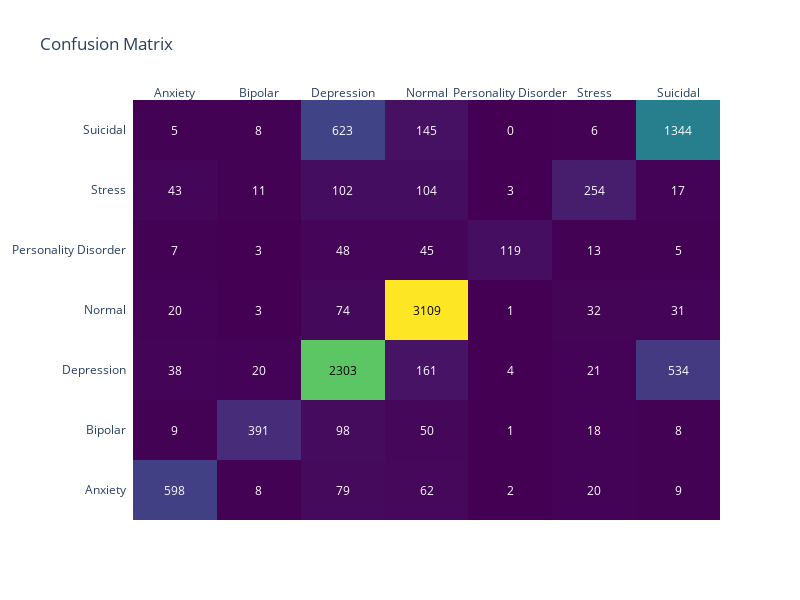

Here is the notebook cell this chart was saved with:
### Code cell
# Confusion Matrix
cm = confusion_matrix(y_test, y_pred)
cm_fig = ff.create_annotated_heatmap(
    z=cm,
    x=list(("Anxiety", "Bipolar", "Depression", "Normal", "Personality Disorder", "Stress", "Suicidal")),
    y=list(("Anxiety", "Bipolar", "Depression", "Normal", "Personality Disorder", "Stress", "Suicidal")),
    annotation_text=cm,
    colorscale='Viridis'
)
cm_fig.update_layout(title='Confusion Matrix')
cm_fig.update_layout(title='Confusion Matrix', width=800, height=600)  
cm_fig.show()

### Figure 1 — Plotly figure (JSON) as saved in the notebook; plotly's stock layout.template omitted (floating-point values rounded to 4 significant figures)
{"data": [{"colorscale": [[0, "#440154"], [0.1111, "#482878"], [0.2222, "#3e4989"], [0.3333, "#31688e"], [0.4444, "#26828e"], [0.5556, "#1f9e89"], [0.6667, "#35b779"], [0.7778, "#6ece58"], [0.8889, "#b5de2b"], [1, "#fde725"]], "reversescale": false, "showscale": false, "type": "heatmap", "x": ["Anxiety", "Bipolar", "Depression", "Normal", "Personality Disorder", "Stress", "Suicidal"], "y": ["Anxiety", "Bipolar", "Depression", "Normal", "Personality Disorder", "Stress", "Suicidal"], "z": [[598, 8, 79, 62, 2, 20, 9], [9, 391, 98, 50, 1, 18, 8], [38, 20, 2303, 161, 4, 21, 534], [20, 3, 74, 3109, 1, 32, 31], [7, 3, 48, 45, 119, 13, 5], [43, 11, 102, 104, 3, 254, 17], [5, 8, 623, 145, 0, 6, 1344]]}], "layout": {"annotations": [{"font": {"color": "#FFFFFF"}, "showarrow": false, "text": "598", "x": "Anxiety", "xref": "x", "y": "Anxiety", "yref": "y"}, {"font": {"color": "#FFFFFF"}, "showarrow": false, "text": "8", "x": "Bipolar", "xref": "x", "y": "Anxiety", "yref": "y"}, {"font": {"color": "#FFFFFF"}, "showarrow": false, "text": "79", "x": "Depression", "xref": "x", "y": "Anxiety", "yref": "y"}, {"font": {"color": "#FFFFFF"}, "showarrow": false, "text": "62", "x": "Normal", "xref": "x", "y": "Anxiety", "yref": "y"}, {"font": {"color": "#FFFFFF"}, "showarrow": false, "text": "2", "x": "Personality Disorder", "xref": "x", "y": "Anxiety", "yref": "y"}, {"font": {"color": "#FFFFFF"}, "showarrow": false, "text": "20", "x": "Stress", "xref": "x", "y": "Anxiety", "yref": "y"}, {"font": {"color": "#FFFFFF"}, "showarrow": false, "text": "9", "x": "Suicidal", "xref": "x", "y": "Anxiety", "yref": "y"}, {"font": {"color": "#FFFFFF"}, "showarrow": false, "text": "9", "x": "Anxiety", "xref": "x", "y": "Bipolar", "yref": "y"}, {"font": {"color": "#FFFFFF"}, "showarrow": false, "text": "391", "x": "Bipolar", "xref": "x", "y": "Bipolar", "yref": "y"}, {"font": {"color": "#FFFFFF"}, "showarrow": false, "text": "98", "x": "Depression", "xref": "x", "y": "Bipolar", "yref": "y"}, {"font": {"color": "#FFFFFF"}, "showarrow": false, "text": "50", "x": "Normal", "xref": "x", "y": "Bipolar", "yref": "y"}, {"font": {"color": "#FFFFFF"}, "showarrow": false, "text": "1", "x": "Personality Disorder", "xref": "x", "y": "Bipolar", "yref": "y"}, {"font": {"color": "#FFFFFF"}, "showarrow": false, "text": "18", "x": "Stress", "xref": "x", "y": "Bipolar", "yref": "y"}, {"font": {"color": "#FFFFFF"}, "showarrow": false, "text": "8", "x": "Suicidal", "xref": "x", "y": "Bipolar", "yref": "y"}, {"font": {"color": "#FFFFFF"}, "showarrow": false, "text": "38", "x": "Anxiety", "xref": "x", "y": "Depression", "yref": "y"}, {"font": {"color": "#FFFFFF"}, "showarrow": false, "text": "20", "x": "Bipolar", "xref": "x", "y": "Depression", "yref": "y"}, {"font": {"color": "#000000"}, "showarrow": false, "text": "2303", "x": "Depression", "xref": "x", "y": "Depression", "yref": "y"}, {"font": {"color": "#FFFFFF"}, "showarrow": false, "text": "161", "x": "Normal", "xref": "x", "y": "Depression", "yref": "y"}, {"font": {"color": "#FFFFFF"}, "showarrow": false, "text": "4", "x": "Personality Disorder", "xref": "x", "y": "Depression", "yref": "y"}, {"font": {"color": "#FFFFFF"}, "showarrow": false, "text": "21", "x": "Stress", "xref": "x", "y": "Depression", "yref": "y"}, {"font": {"color": "#FFFFFF"}, "showarrow": false, "text": "534", "x": "Suicidal", "xref": "x", "y": "Depression", "yref": "y"}, {"font": {"color": "#FFFFFF"}, "showarrow": false, "text": "20", "x": "Anxiety", "xref": "x", "y": "Normal", "yref": "y"}, {"font": {"color": "#FFFFFF"}, "showarrow": false, "text": "3", "x": "Bipolar", "xref": "x", "y": "Normal", "yref": "y"}, {"font": {"color": "#FFFFFF"}, "showarrow": false, "text": "74", "x": "Depression", "xref": "x", "y": "Normal", "yref": "y"}, {"font": {"color": "#000000"}, "showarrow": false, "text": "3109", "x": "Normal", "xref": "x", "y": "Normal", "yref": "y"}, {"font": {"color": "#FFFFFF"}, "showarrow": false, "text": "1", "x": "Personality Disorder", "xref": "x", "y": "Normal", "yref": "y"}, {"font": {"color": "#FFFFFF"}, "showarrow": false, "text": "32", "x": "Stress", "xref": "x", "y": "Normal", "yref": "y"}, {"font": {"color": "#FFFFFF"}, "showarrow": false, "text": "31", "x": "Suicidal", "xref": "x", "y": "Normal", "yref": "y"}, {"font": {"color": "#FFFFFF"}, "showarrow": false, "text": "7", "x": "Anxiety", "xref": "x", "y": "Personality Disorder", "yref": "y"}, {"font": {"color": "#FFFFFF"}, "showarrow": false, "text": "3", "x": "Bipolar", "xref": "x", "y": "Personality Disorder", "yref": "y"}, {"font": {"color": "#FFFFFF"}, "showarrow": false, "text": "48", "x": "Depression", "xref": "x", "y": "Personality Disorder", "yref": "y"}, {"font": {"color": "#FFFFFF"}, "showarrow": false, "text": "45", "x": "Normal", "xref": "x", "y": "Personality Disorder", "yref": "y"}, {"font": {"color": "#FFFFFF"}, "showarrow": false, "text": "119", "x": "Personality Disorder", "xref": "x", "y": "Personality Disorder", "yref": "y"}, {"font": {"color": "#FFFFFF"}, "showarrow": false, "text": "13", "x": "Stress", "xref": "x", "y": "Personality Disorder", "yref": "y"}, {"font": {"color": "#FFFFFF"}, "showarrow": false, "text": "5", "x": "Suicidal", "xref": "x", "y": "Personality Disorder", "yref": "y"}, {"font": {"color": "#FFFFFF"}, "showarrow": false, "text": "43", "x": "Anxiety", "xref": "x", "y": "Stress", "yref": "y"}, {"font": {"color": "#FFFFFF"}, "showarrow": false, "text": "11", "x": "Bipolar", "xref": "x", "y": "Stress", "yref": "y"}, {"font": {"color": "#FFFFFF"}, "showarrow": false, "text": "102", "x": "Depression", "xref": "x", "y": "Stress", "yref": "y"}, {"font": {"color": "#FFFFFF"}, "showarrow": false, "text": "104", "x": "Normal", "xref": "x", "y": "Stress", "yref": "y"}, {"font": {"color": "#FFFFFF"}, "showarrow": false, "text": "3", "x": "Personality Disorder", "xref": "x", "y": "Stress", "yref": "y"}, {"font": {"color": "#FFFFFF"}, "showarrow": false, "text": "254", "x": "Stress", "xref": "x", "y": "Stress", "yref": "y"}, {"font": {"color": "#FFFFFF"}, "showarrow": false, "text": "17", "x": "Suicidal", "xref": "x", "y": "Stress", "yref": "y"}, {"font": {"color": "#FFFFFF"}, "showarrow": false, "text": "5", "x": "Anxiety", "xref": "x", "y": "Suicidal", "yref": "y"}, {"font": {"color": "#FFFFFF"}, "showarrow": false, "text": "8", "x": "Bipolar", "xref": "x", "y": "Suicidal", "yref": "y"}, {"font": {"color": "#FFFFFF"}, "showarrow": false, "text": "623", "x": "Depression", "xref": "x", "y": "Suicidal", "yref": "y"}, {"font": {"color": "#FFFFFF"}, "showarrow": false, "text": "145", "x": "Normal", "xref": "x", "y": "Suicidal", "yref": "y"}, {"font": {"color": "#FFFFFF"}, "showarrow": false, "text": "0", "x": "Personality Disorder", "xref": "x", "y": "Suicidal", "yref": "y"}, {"font": {"color": "#FFFFFF"}, "showarrow": false, "text": "6", "x": "Stress", "xref": "x", "y": "Suicidal", "yref": "y"}, {"font": {"color": "#FFFFFF"}, "showarrow": false, "text": "1344", "x": "Suicidal", "xref": "x", "y": "Suicidal", "yref": "y"}], "height": 600, "title": {"text": "Confusion Matrix"}, "width": 800, "xaxis": {"dtick": 1, "gridcolor": "rgb(0, 0, 0)", "side": "top", "ticks": ""}, "yaxis": {"dtick": 1, "ticks": "", "ticksuffix": "  "}}}
